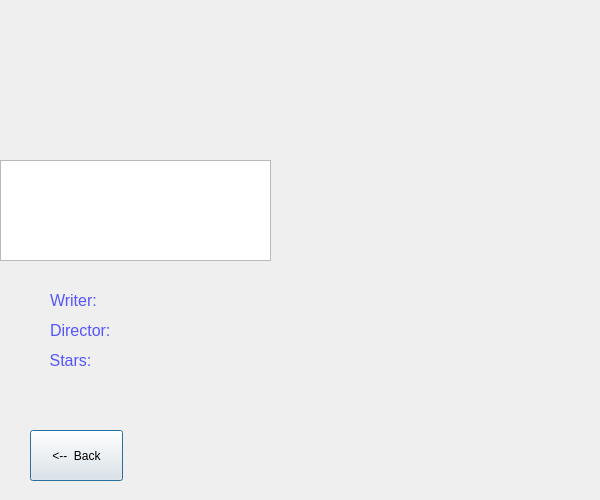
<?xml version="1.0" encoding="UTF-8"?>
<ui version="4.0">
 <class>movie25</class>
 <widget class="QDialog" name="movie25">
  <property name="geometry">
   <rect>
    <x>0</x>
    <y>0</y>
    <width>600</width>
    <height>500</height>
   </rect>
  </property>
  <property name="windowTitle">
   <string>Dialog</string>
  </property>
  <widget class="QLabel" name="MovieName">
   <property name="geometry">
    <rect>
     <x>10</x>
     <y>20</y>
     <width>571</width>
     <height>51</height>
    </rect>
   </property>
   <property name="font">
    <font>
     <pointsize>18</pointsize>
    </font>
   </property>
   <property name="text">
    <string>&lt;html&gt;&lt;head/&gt;&lt;body&gt;&lt;p&gt;&lt;br/&gt;&lt;/p&gt;&lt;/body&gt;&lt;/html&gt;</string>
   </property>
   <property name="alignment">
    <set>Qt::AlignCenter</set>
   </property>
  </widget>
  <widget class="QLabel" name="Writer">
   <property name="geometry">
    <rect>
     <x>120</x>
     <y>290</y>
     <width>171</width>
     <height>20</height>
    </rect>
   </property>
   <property name="text">
    <string/>
   </property>
  </widget>
  <widget class="QLabel" name="Director">
   <property name="geometry">
    <rect>
     <x>120</x>
     <y>320</y>
     <width>161</width>
     <height>16</height>
    </rect>
   </property>
   <property name="text">
    <string/>
   </property>
  </widget>
  <widget class="QLabel" name="stars">
   <property name="geometry">
    <rect>
     <x>120</x>
     <y>350</y>
     <width>161</width>
     <height>16</height>
    </rect>
   </property>
   <property name="text">
    <string/>
   </property>
  </widget>
  <widget class="QLabel" name="label_2">
   <property name="geometry">
    <rect>
     <x>50</x>
     <y>280</y>
     <width>101</width>
     <height>41</height>
    </rect>
   </property>
   <property name="text">
    <string>&lt;html&gt;&lt;head/&gt;&lt;body&gt;&lt;p&gt;&lt;span style=&quot; font-size:12pt; color:#5555ff;&quot;&gt;Writer:&lt;/span&gt;&lt;/p&gt;&lt;/body&gt;&lt;/html&gt;</string>
   </property>
  </widget>
  <widget class="QLabel" name="Category">
   <property name="geometry">
    <rect>
     <x>30</x>
     <y>120</y>
     <width>211</width>
     <height>31</height>
    </rect>
   </property>
   <property name="text">
    <string/>
   </property>
  </widget>
  <widget class="QLabel" name="label_4">
   <property name="geometry">
    <rect>
     <x>20</x>
     <y>340</y>
     <width>101</width>
     <height>41</height>
    </rect>
   </property>
   <property name="text">
    <string>&lt;html&gt;&lt;head/&gt;&lt;body&gt;&lt;p&gt;&lt;span style=&quot; font-size:12pt; color:#5555ff;&quot;&gt;Stars:&lt;/span&gt;&lt;/p&gt;&lt;/body&gt;&lt;/html&gt;</string>
   </property>
   <property name="alignment">
    <set>Qt::AlignCenter</set>
   </property>
  </widget>
  <widget class="QTextEdit" name="textEdit">
   <property name="geometry">
    <rect>
     <x>0</x>
     <y>160</y>
     <width>271</width>
     <height>101</height>
    </rect>
   </property>
   <property name="readOnly">
    <bool>true</bool>
   </property>
   <property name="html">
    <string>&lt;!DOCTYPE HTML PUBLIC &quot;-//W3C//DTD HTML 4.0//EN&quot; &quot;http://www.w3.org/TR/REC-html40/strict.dtd&quot;&gt;
&lt;html&gt;&lt;head&gt;&lt;meta name=&quot;qrichtext&quot; content=&quot;1&quot; /&gt;&lt;style type=&quot;text/css&quot;&gt;
p, li { white-space: pre-wrap; }
&lt;/style&gt;&lt;/head&gt;&lt;body style=&quot; font-family:'Ubuntu'; font-size:11pt; font-weight:400; font-style:normal;&quot;&gt;
&lt;p style=&quot;-qt-paragraph-type:empty; margin-top:0px; margin-bottom:0px; margin-left:0px; margin-right:0px; -qt-block-indent:0; text-indent:0px;&quot;&gt;&lt;br /&gt;&lt;/p&gt;&lt;/body&gt;&lt;/html&gt;</string>
   </property>
  </widget>
  <widget class="QLabel" name="pictureLabel">
   <property name="geometry">
    <rect>
     <x>300</x>
     <y>90</y>
     <width>261</width>
     <height>401</height>
    </rect>
   </property>
   <property name="text">
    <string/>
   </property>
  </widget>
  <widget class="QPushButton" name="pushButton_2">
   <property name="geometry">
    <rect>
     <x>30</x>
     <y>430</y>
     <width>93</width>
     <height>51</height>
    </rect>
   </property>
   <property name="text">
    <string>&lt;--  Back</string>
   </property>
  </widget>
  <widget class="QLabel" name="label_3">
   <property name="geometry">
    <rect>
     <x>50</x>
     <y>310</y>
     <width>101</width>
     <height>41</height>
    </rect>
   </property>
   <property name="text">
    <string>&lt;html&gt;&lt;head/&gt;&lt;body&gt;&lt;p&gt;&lt;span style=&quot; font-size:12pt; color:#5555ff;&quot;&gt;Director:&lt;/span&gt;&lt;/p&gt;&lt;/body&gt;&lt;/html&gt;</string>
   </property>
  </widget>
 </widget>
 <resources/>
 <connections/>
</ui>
